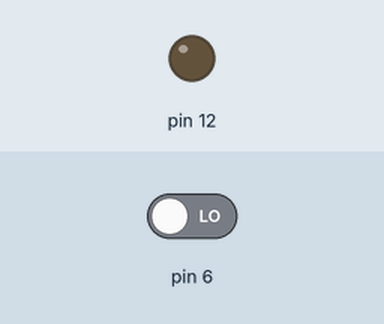
The sketch below on a simulated Arduino Uno, built with avr-gcc and run on an emulated ATmega328P. Shown: output pins drawn as LEDs (lit = HIGH). The inputs (shaded band) are chosen by the test bench; at power-on: pin 6 LOW.

Above: at 1.2 s.
1.3 s: pin 6 driven HIGH
At 4.1 s:
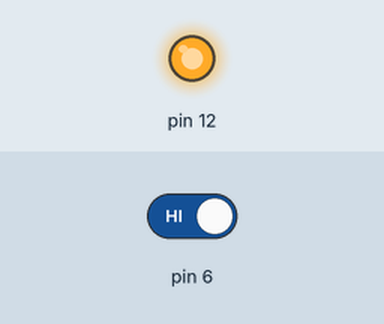
4.3 s: pin 6 driven LOW
At 5.0 s:
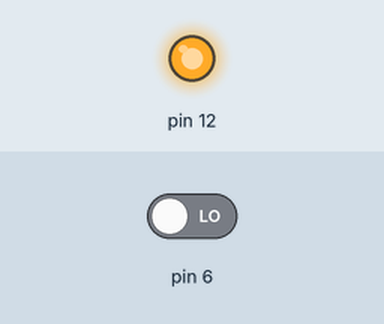
Timing chart, 0 to 7.3 s (numbered marks = the images above; inputs shaded):
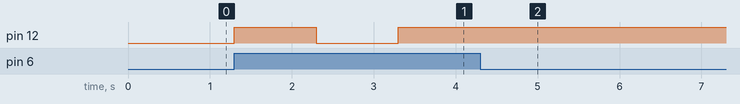

The sketch:

toggle_led.ino
```cpp
// Description: In this Arduino project we are toggling a LED :

int data1 = 0;
int data2 = 0;
void setup() {
  pinMode(6,INPUT);
  pinMode(12,OUTPUT);

}

void loop() {
   data1 = digitalRead(6);

   if(data1 == 1)
   {
    if(data2 == 0)  {
      //turn led off
      digitalWrite(12,HIGH);
      data2 = 1;
    } else {
      //turn led on
      digitalWrite(12,LOW);
      data2 = 0;

    }
    delay(1000);
   }
}
```

Measured:
- after the input at 1.3 s, pin 12: LOW → HIGH at once, → LOW 1.0 s later, → HIGH 1.0 s later
- after the input at 4.3 s, pin 12: stops changing and stays HIGH
